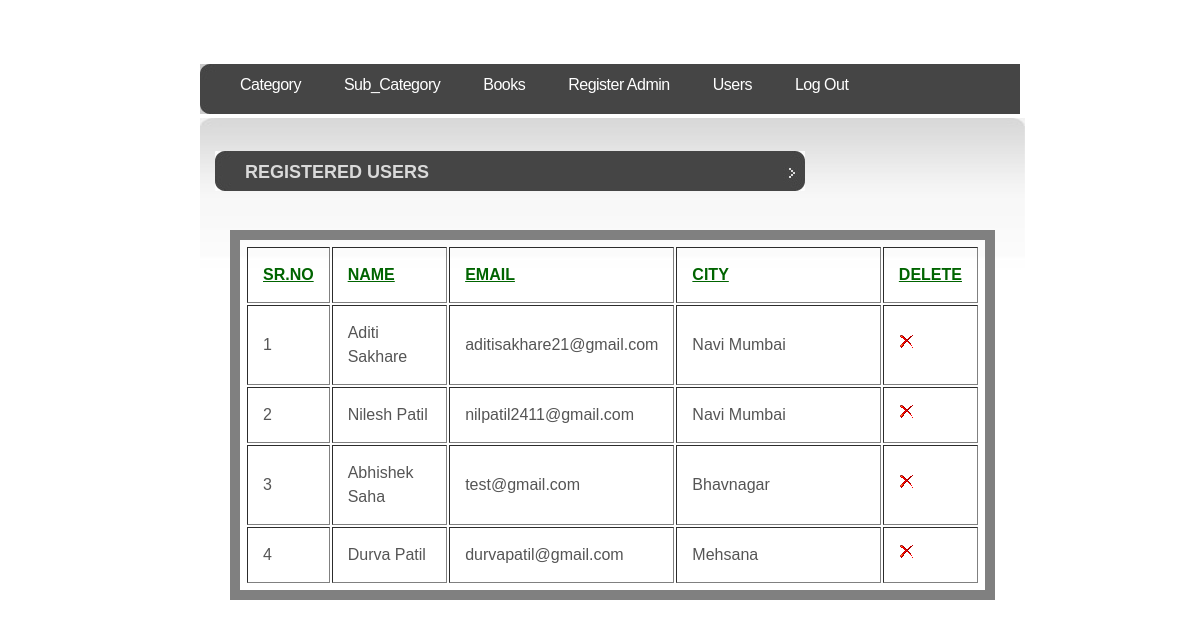
/admin/users.php, run on the app's committed database.
### tables this page shows
CREATE TABLE `user` (
  `u_id` int(4) NOT NULL,
  `u_fnm` varchar(35) NOT NULL,
  `u_unm` varchar(25) NOT NULL,
  `u_pwd` varchar(20) NOT NULL,
  `u_gender` varchar(7) NOT NULL,
  `u_email` varchar(35) NOT NULL,
  `u_contact` varchar(12) NOT NULL,
  `u_city` varchar(20) NOT NULL
);

### admin/users.php (the view, shortened to what this page needs)
<?php
require('includes/config.php');
	$q="select * from user";
	 $res=mysqli_query($conn,$q) or die("Can't Execute Query...");
	?>
<!DOCTYPE html>
<html>
<head>
		<?php
			include("includes/head.inc.php");
		?>
</head>
<body>
<div id="header">
	<div id="menu">
		<?php
			include("includes/menu.inc.php");
		?>
	</div>
</div>
<div id="page">
	<div id="content">
		<div class="post">
			<h2>&nbsp;&nbsp; REGISTERED USERS </h2>
		    <br/>
			<div class="entry">
					<table border='1' WIDTH='100%'>
						<tr>
								<td WIDTH='10%' style="color:darkgreen"><b><u>SR.NO</u></b>
								<TD style="color:darkgreen" WIDTH='20%'><b><u>NAME</u></b>
								<TD style="color:darkgreen" WIDTH='20%'><b><u>EMAIL</u></b>
								<TD style="color:darkgreen" WIDTH='50%'><b><u>CITY</u></b>
								<TD style="color:darkgreen" WIDTH='25%'><b><u>DELETE</u></b>
						</tr>
						<?php
							$count=1;
							while($row=mysqli_fetch_assoc($res))
							{
							echo '<tr>
										<td>'.$count.'
										<td>'.$row['u_fnm'].'
										<td>'.$row['u_email'].'
										<td>'.$row['u_city'].'
										<td><a href="process_del_user.php?sid='.$row['u_id'].'"><img src="images/drop.png" ></a>
									</tr>';
									$count++;
							}
						?>
					</TABLE>
			</div>
		</div>
	</div>
	<div style="clear: both;">&nbsp;</div>
</div>
</body>
</html>

### admin/default.css (style rules this page uses)
body { margin: 0 auto; max-width: 50em; font-family: "Helvetica", "Arial", sans-serif; line-height: 1.5; padding: 4em 1em; color: #555; }
h1, h2 { margin-top: 1em; padding-top: 1em; color: #333; }
h2 { font-size: 23px; }
a:link { color: #4E8006; }
img { border: none; }
#header { width: 820px; height: 52px; margin: 0 auto; background: url(images/img02.jpg) no-repeat left top; }
#menu { float: left; width: 820px; height: 54px; }
#page { width: 850px; margin: 0 auto; }
#content { float: left; width: 825px; background: url(images/img10.jpg) no-repeat left top; }
.post { padding: 15px 15px; }
.post h2 { height: 32px; padding: 8px 0 0 15px; background: url(images/img09.jpg) no-repeat left top; font-size: 18px; color: #DADADA; }
.post .entry { padding: 0 15px; }

### admin/users.php (style rules this page uses)
table { padding:5px;border:10px solid gray }
td,th { padding:15px }

### data on the page
user: u_fnm "Aditi Sakhare", u_email "aditisakhare21@gmail.com", u_city "Navi Mumbai"
user: u_fnm "Nilesh Patil", u_email "nilpatil2411@gmail.com", u_city "Navi Mumbai"
user: u_fnm "Abhishek Saha", u_email "test@gmail.com", u_city "Bhavnagar"
user: u_fnm "Durva Patil", u_email "durvapatil@gmail.com", u_city "Mehsana"
